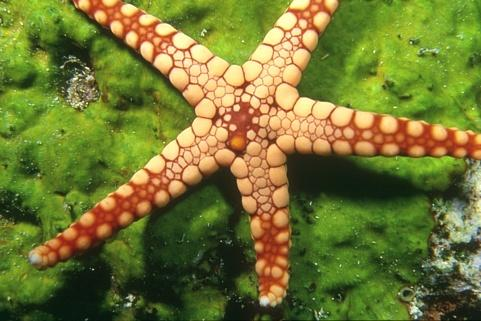
#> input picture 2-metodos-selecao/estrela.jpg, 481 x 321 px
$ python estrela-cubo.py
#> lines starting #> are read from the running program, lines starting #| are printed output that depends on the picture
import cv2
import numpy as np

img = cv2.imread("estrela.jpg")
#> img is the input picture: shape (321, 481, 3); mean B, G, R 50.2, 118.7, 113.8
#print ("dados da imagem: ",img.shape)
altura=img.shape[0]
#> altura = 321
largura=img.shape[1]
#> largura = 481
canais=img.shape[2]
#> canais = 3

for i in range(altura):
	for j in range(largura):
		if (img[i,j,2] < 160 and img[i,j,1] < 255 and img[i,j,0] < 255):

			img[i,j,2] = 255
			img[i,j,1] = 255
			img[i,j,0] = 255
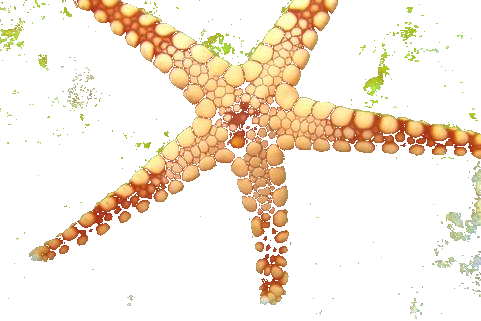
#> img: shape (321, 481, 3); mean B, G, R 219.1, 234, 245.7

cv2.imwrite("estrela-cubo.jpg",img)
print("Imagem gerada com sucesso!")
